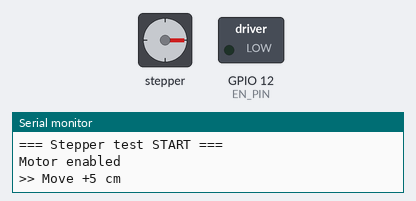
The sketch below on a simulated ESP32. Parts: stepper motor, switched loads named in the sketch (green lamp = pin HIGH), the last lines printed to the serial monitor. Stepper angles assume 3200 steps per turn.

Above: at 0.05 s.
At 1.25 s:
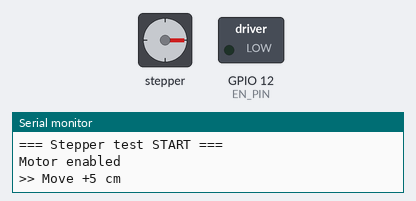
At 2.5 s:
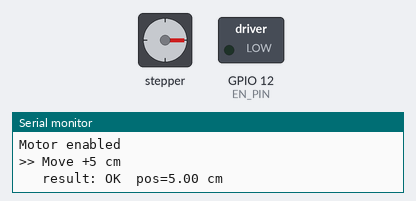
At 3.8 s:
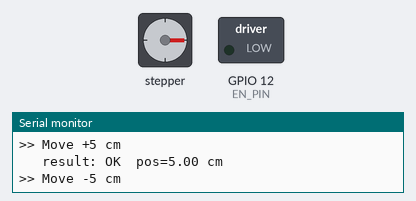
Timing chart, 0 to 9.1 s (numbered marks = the images above):
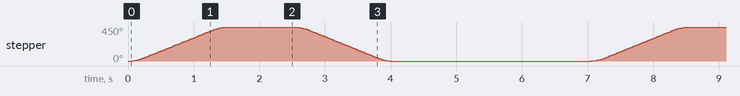

Measured:
- by itself, stepper: turns 450° clockwise in 1.5 s, then 450° counter-clockwise in 1.5 s, repeating every 7.0 s

The sketch:

main.ino
```cpp
#include "Main.h"
#include "StepperController.h"
#include <Arduino.h>

// Pins from schema
#define STEP_PIN 14
#define DIR_PIN 13
#define EN_PIN 12

// No limit switch in test schema — pass -1
StepperController motor(STEP_PIN, DIR_PIN, EN_PIN, /*signal=*/-1,
                        /*limit=*/30.0f, /*rpm=*/60, /*microstep=*/16);

void setup() {
    Serial.begin(115200);
    Serial.println("=== Stepper test START ===");

    // Skip homing — no limit switch wired
    motor.current_state = 0.0f;

    motor.enable(true);
    Serial.println("Motor enabled");
}

void loop() {
    Serial.println(">> Move +5 cm");
    State s = motor.move_linear_cm(5.0f, 0, 10, /*safety_move=*/false);
    Serial.printf("   result: %s  pos=%.2f cm\n", s == State::OK ? "OK" : "ERR",
                  motor.current_state);
    delay(1000);

    Serial.println(">> Move -5 cm");
    s = motor.move_linear_cm(-5.0f, 0, 10, /*safety_move=*/false);
    Serial.printf("   result: %s  pos=%.2f cm\n", s == State::OK ? "OK" : "ERR",
                  motor.current_state);
    delay(1000);

    Serial.println("-- cycle done --");
    delay(2000);
}
```

Main.h
```cpp
#pragma once

enum class State {
    OK,
    ERROR,
    LIMIT_ERROR
};
```

StepperController.h
```cpp
/* * PROJECT: Universal Stepper Motor Controller
 * DESCRIPTION: Advanced wrapper for AccelStepper supporting both belt-driven
 * linear actuators and rotational drives with limit switch integration.
 * DATE: 2026
 */

#pragma once
#include <AccelStepper.h>

#include "Main.h"

/**
 * Global Constants
 * ----------------
 * NO_ACCEL : float
 * A very high value to effectively bypass acceleration ramps.
 */
constexpr float NO_ACCEL = 100000.0f;

/**
 * StepperController
 * -----------------
 * A comprehensive class for managing stepper motors. Supports automatic
 * calibration (homing) via limit switches, unit conversion (steps to cm/deg),
 * and dynamic acceleration calculations.
 */
class StepperController {
 public:
  /**
   * StepperController (Constructor)
   * ------------------------------
   * Configures pins, mechanical parameters, and calculates internal step
   * factors.
   * * Parameters
   * ----------
   * step_pin, dir_pin, en_pin : int
   * GPIO pins for the motor driver.
   * signal_pin : int
   * GPIO pin for the limit switch (Endstop).
   * limit : float, optional
   * Maximum movement range in cm or degrees.
   * rpm : float, optional
   * Desired rotation speed.
   * microstep : int, optional
   * Microstepping setting on the driver (e.g., 16).
   * stepsPerRevolution : int, optional
   * Native steps of the motor (default 200).
   * gear_ratio : float, optional
   * Mechanical gear reduction ratio (default 1.0).
   * invert_dir : bool, optional
   * Flips the logical direction of rotation.
   * invert_enable : bool, optional
   * Inverts the enable pin logic.
   * name : const char*, optional
   * Label for the instance.
   * deg_per_cm : float, optional
   * Conversion factor for non-belt linear drives.
   * is_belt_drive : bool, optional
   * Defines calculation logic (belt vs rotational).
   */
  StepperController(int step_pin = -1, int dir_pin = -1, int en_pin = -1,
                    int signal_pin = -1, float limit = 0, float rpm = 120,
                    int microstep = 16, int stepsPerRevolution = 200,
                    float gear_ratio = 1, bool invert_dir = false,
                    bool invert_enable = false, const char *name = "Stepper",
                    float deg_per_cm = -1, bool is_belt_drive = true)
      : step_pin(step_pin),
        dir_pin(dir_pin),
        en_pin(en_pin),
        signal_pin(signal_pin),
        name(name),
        rpm(rpm),
        microstep(microstep),
        stepsPerRevolution(stepsPerRevolution),
        gear_ratio(gear_ratio),
        limit(limit),
        invert_dir(invert_dir),
        invert_enable(invert_enable),
        current_state(NAN),
        stepper(AccelStepper::DRIVER, step_pin, dir_pin),
        deg_per_cm(deg_per_cm),
        is_belt_drive(is_belt_drive) {
    pinMode(step_pin, OUTPUT);
    pinMode(dir_pin, OUTPUT);
    pinMode(signal_pin, INPUT_PULLUP);
    stepper.setMinPulseWidth(3);
    if (en_pin >= 0) pinMode(en_pin, OUTPUT);

    enable(false);
    if (is_belt_drive) {
      mm_per_rev = pulley_teeth * tooth_pitch;
      steps_per_mm = (stepsPerRevolution * microstep * gear_ratio) / mm_per_rev;
      steps_per_cm = steps_per_mm * 10.0f;
      mm_per_step = 1.0f / steps_per_mm;
      cm_per_rev = mm_per_rev / 10.0f;
      steps_per_degree = 0;
      stepsPerSec = (rpm / 60.0f) * static_cast<float>(stepsPerRevolution) *
                    static_cast<float>(microstep) * gear_ratio;
    } else {
      steps_per_degree = (stepsPerRevolution * microstep * gear_ratio) / 360.0;
      stepsPerSec = (rpm / 60.0f) * static_cast<float>(stepsPerRevolution) *
                    static_cast<float>(microstep) * gear_ratio;
    }
  }

  /**
   * enable
   * ------
   * Controls the power state of the stepper driver.
   * * Parameters
   * ----------
   * state : bool
   * True to enable (LOW signal), False to disable (HIGH).
   */
  void enable(bool state) {
    if (en_pin >= 0) digitalWrite(en_pin, state ? LOW : HIGH);
  }

  /**
   * prehome
   * -------
   * Prepares the motor for a homing sequence by setting search speed.
   */
  void prehome(float speed = 0, bool direction = false) {
    if (speed == 0) speed = stepsPerSec;
    float dir_speed = (direction ? speed : -speed);
    if (invert_dir) dir_speed = -dir_speed;
    stepper.setMaxSpeed(speed);
    stepper.setSpeed(dir_speed);
  }

  /**
   * posthome
   * --------
   * Resets the internal coordinate system to zero after successful homing.
   */
  void posthome() {
    stepper.setSpeed(0);
    stepper.setCurrentPosition(0);
    current_state = 0;
  }

  /**
   * home
   * ----
   * Executes a full homing sequence until the limit switch is triggered.
   * * Parameters
   * ----------
   * stepsPerSec : float, optional
   * Speed of the homing movement.
   * direction : bool, optional
   * Search direction (True for positive, False for negative).
   * debounce_ms : int, optional
   * Delay after switch trigger to allow mechanical settling.
   */
  void home(float stepsPerSec = 0, bool direction = false,
            int debounce_ms = 50) {
    if (stepsPerSec == 0)
      stepsPerSec = (rpm / 60.0f) *
                    static_cast<float>(stepsPerRevolution * microstep) *
                    gear_ratio;

    prehome(stepsPerSec, direction);
    while (!isPressed()) stepper.runSpeed();
    stepper.stop();
    delay(debounce_ms);
    posthome();
  }

  /**
   * isPressed
   * ---------
   * Reads the limit switch state.
   * * Returns
   * -------
   * bool
   * True if the switch is NOT pressed (assuming NC/PULLUP logic).
   */
  bool isPressed() { return digitalRead(signal_pin) != LOW; }

  /**
   * move_linear_cm
   * --------------
   * Moves the motor to a specific linear distance using cm units.
   * * Parameters
   * ----------
   * dist_cm : float
   * Distance to travel in centimeters.
   * speed : float, optional
   * Maximum speed for this movement.
   * accelPercent : float, optional
   * Percentage of total steps to spend accelerating/decelerating.
   * safety_move : bool, optional
   * If true, prevents movement outside the 0 to 'limit' range.
   * change_state : bool, optional
   * If true, updates 'current_state' after movement completes.
   * * Returns
   * -------
   * State
   * Status of the operation (OK, ERROR, or LIMIT_ERROR).
   */
  State move_linear_cm(float dist_cm, float speed = 0, float accelPercent = 5,
                       bool safety_move = true, bool change_state = true) {
    if (!is_belt_drive) return State::ERROR;
    if (isnan(current_state)) home();
    float target = current_state + dist_cm;
    if (safety_move && (target < 0 || target > limit))
      return State::LIMIT_ERROR;

    if (speed == 0) speed = stepsPerSec;
    stepper.setMaxSpeed(speed);

    long steps = static_cast<long>(dist_cm * steps_per_cm);
    if (invert_dir) steps = -steps;

    if (accelPercent <= 0) accelPercent = 1e-4f;
    long abs_steps = llabs(steps);
    long accel_steps = static_cast<long>(abs_steps * accelPercent / 100.0f);
    if (accel_steps < 1) accel_steps = 1;
    float accel = speed * speed / (2.0f * accel_steps);

    stepper.setAcceleration(accel);
    stepper.move(steps);

    if (change_state) {
      while (stepper.distanceToGo() != 0) stepper.run();
      current_state += dist_cm;
    }
    return State::OK;
  }

  float current_state;
  AccelStepper stepper;
  float limit;
  float steps_per_cm;

 private:
  const int step_pin;
  const int dir_pin;
  const int en_pin;
  const int signal_pin;
  const char *name;

  const float rpm;
  const int microstep;
  const int stepsPerRevolution;
  float gear_ratio;
  bool invert_dir;
  bool invert_enable;
  float deg_per_cm;

  float stepsPerSec;
  float steps_per_degree;

  float mm_per_rev;
  float steps_per_mm;
  float mm_per_step;
  float cm_per_rev;
  bool is_belt_drive = true;
  int pulley_teeth = 20;
  float tooth_pitch = 2.0;  // mm for GT2 belts
};
```
